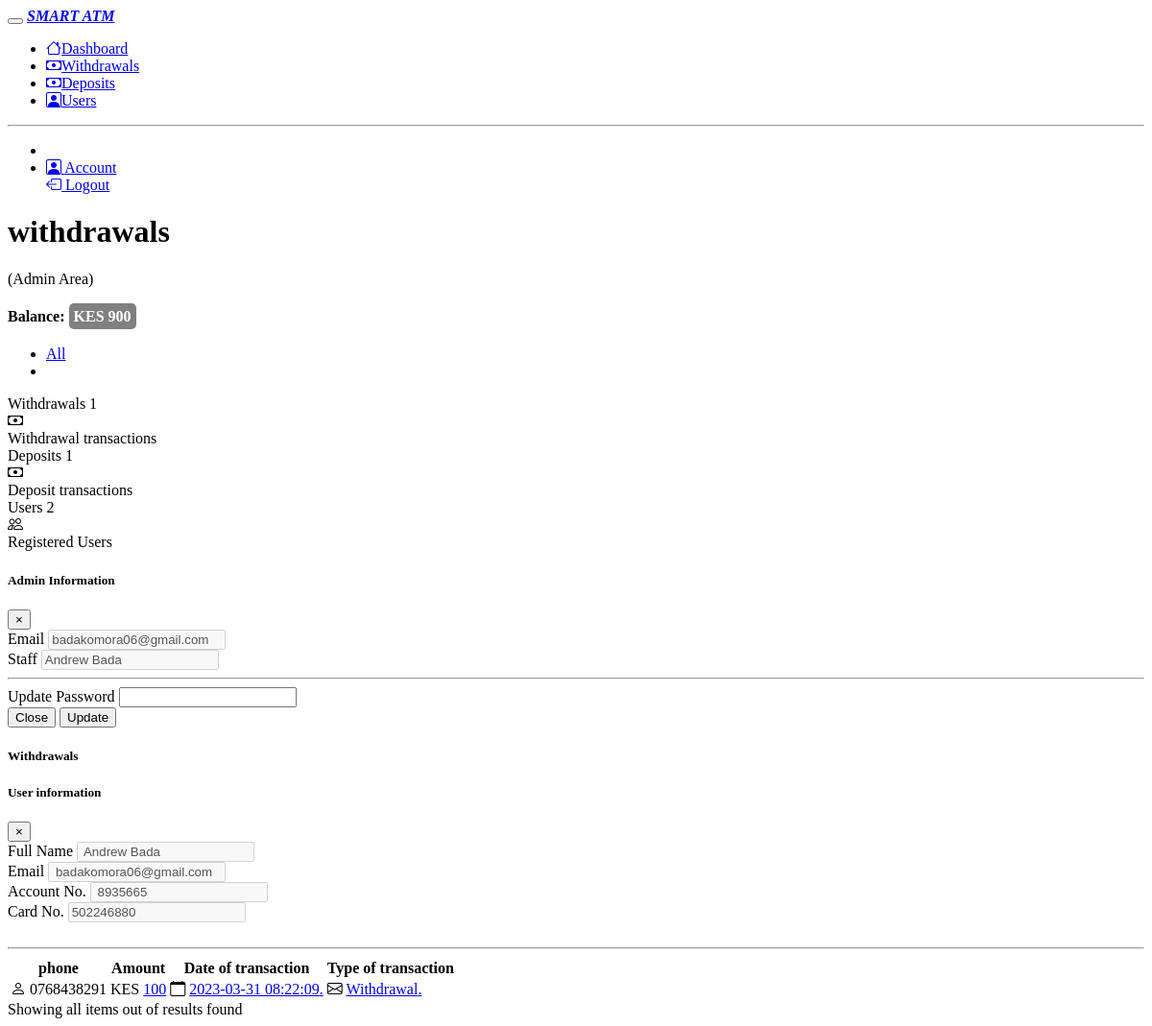
Page /admin/?p=withdrawals (signed in) on the committed database.
### tables this page shows
CREATE TABLE `bal` (
  `id` int(11) NOT NULL,
  `user_id` int(11) NOT NULL,
  `amount` int(11) NOT NULL
);

CREATE TABLE `withdrawals` (
  `id` int(11) NOT NULL,
  `user_id` int(11) NOT NULL,
  `amount` int(11) NOT NULL,
  `withdrawal_time` timestamp NOT NULL DEFAULT current_timestamp() ON UPDATE current_timestamp(),
  `transaction` varchar(50) NOT NULL
);

CREATE TABLE `users` (
  `id` int(11) NOT NULL,
  `fullname` varchar(255) NOT NULL,
  `email` varchar(255) NOT NULL,
  `phone` varchar(50) NOT NULL,
  `accountno` int(9) NOT NULL,
  `cardno` int(16) NOT NULL,
  `status` int(11) NOT NULL DEFAULT 1,
  `password` varchar(255) NOT NULL
);

### admin/index.php (the view, shortened to what the rows shown need)
<!DOCTYPE html>
<html lang="en">
<head>
    <link rel="stylesheet" href="../account/index.css">
</head>
<body>
    <div class="d-flex flex-column flex-lg-row h-lg-full bg-surface-secondary">
        <div class="h-screen flex-grow-1 overflow-y-lg-auto">
            <header class="bg-surface-primary border-bottom pt-6">
                <div class="container-fluid">
                    <div class="mb-npx">
                        <div class="row align-items-center">
                            <div class="col-sm-6 col-12 mb-4 mb-sm-0 d-flex">
                                <?php if (isset($_GET['p'])) {
                                    if ($_GET['p'] == 'withdrawals') { ?>
                                        <h1 class="h2 mb-0 ls-tight m-2">withdrawals</h1>
                                    <?php } elseif ($_GET['p'] == 'Deposits') { ?>
                                        <h1 class="h2 mb-0 ls-tight m-2">Deposits</h1>
                                    <?php  } elseif ($_GET['p'] == 'Dashboard') { ?>
                                        <h1 class="h2 mb-0 ls-tight m-2">Dashboard</h1>
                                    <?php  } elseif ($_GET['p'] == 'Users') { ?>
                                        <h1 class="h2 mb-0 ls-tight m-2">Users</h1>
                                    <?php }
                                } else { ?>
                                    <h1 class="h2 mb-0 ls-tigh m-2t">Dashboard</h1>
                                <?php } ?>
                            </div>
                            <div class="col-sm-6 col-12 text-sm-end">
                                <div class="mx-n1">
                                <h4>Balance: <span style="background-color:grey;color:white;border-radius:5px;padding:5px;"> KES <?php
                                                                                                                                    include '../config.php';
                                                                                                                                    $query = mysqli_query($con, "SELECT * FROM bal");
                                                                                                                                    $row = mysqli_fetch_assoc($query);
                                                                                                                                    $balance = $row['amount'];
                                                                                                                                    echo $balance;
                                                                                                                                    ?></span></h4>
                                </div>
                            </div>
                        </div>
                    </div>
                </div>
            </header>
            <main class="py-6 bg-surface-secondary">
                <div class="container-fluid">
                    <div class="card shadow border-0 mb-7">
                        <div class="table-responsive">
                            <table class="table table-hover table-nowrap">
                                <thead class="thead-light">
                                    <?php if(isset($_GET['p']) and $_GET['p'] == 'Users') {?>
                                    <tr>
                                        <th scope="col">Full Name</th>
                                        <th scope="col">Email</th>
                                        <th scope="col">Phone No.</th>
                                        <th scope="col">Account No.</th>
                                        <th scope="col">Card No.</th>
                                        <th scope="col">Action</th>
                                    </tr>
                                    <?php }else{?>
                                    <tr>
                                        <th scope="col">phone</th>
                                        <th scope="col">Amount</th>
                                        <th scope="col">Date of transaction</th>
                                        <th scope="col">Type of transaction</th>
                                    </tr>
                                    <?php }?>
                                </thead>
                                <tbody>
                                    <?php if (isset($_GET['p']) and $_GET['p'] == 'Dashboard') {
                                        include '../config.php';
                                        $bookings = mysqli_query($con, "SELECT users.id, users.fullname, users.email, users.accountno, users.cardno, users.phone, withdrawals.user_id, withdrawals.amount, withdrawals.withdrawal_time as time, withdrawals.transaction
                                            FROM users
                                            INNER JOIN withdrawals ON withdrawals.user_id = users.id
                                            UNION ALL
                                            SELECT users.id, users.fullname, users.email, users.accountno, users.cardno, users.phone, deposits.user_id, deposits.amount, deposits.deposit_time as time, deposits.transaction
                                            FROM deposits
                                            INNER JOIN users ON deposits.user_id = users.id
                                            ");
                                        while ($bookingsrows = mysqli_fetch_array($bookings)) {
                                    ?>
                                            <tr>
                                                <td>
                                                    <i class="bi bi-person"></i>
                                                    <a class="text-heading font-semibold" type="button" data-toggle="modal" data-target="#user">
                                                        <?php echo $bookingsrows['phone']; ?>
                                                    </a>
                                                </td>
                                                <td>
                                                    KES
                                                    <a class="text-heading font-semibold" href="#">
                                                        <?php echo $bookingsrows['amount']; ?>
                                                    </a>
                                                </td>
                                                <td>
                                                    <i class="bi bi-calendar"></i>
                                                    <a class="text-heading font-semibold" href="#">
                                                        <?php echo $bookingsrows['time']; ?>.
                                                    </a>
                                                </td>
                                                <td>
                                                    <i class="bi bi-envelope"></i>
                                                    <a class="text-heading font-semibold" href="#">
                                                        <?php echo $bookingsrows['transaction']; ?>.
                                                    </a>
                                                </td>
                                            </tr>
<div class="modal fade" id="user" tabindex="-1" role="dialog" aria-labelledby="exampleModalLabel" aria-hidden="true">
                    <div class="modal-dialog" role="document">
                        <div class="modal-content">
                        <div class="modal-header">
                            <h5 class="modal-title" id="exampleModalLabel">User information</h5>
                            <button type="button" class="close" data-dismiss="modal" aria-label="Close">
                            <span aria-hidden="true">&times;</span>
                            </button>
                        </div>
                        <form action="" method="post">
                        <div class="modal-body">
                        <div class="form-group">
                                <label for="" class="">Full Name</label>
                                <input type="text" disabled value=" <?php echo $bookingsrows['fullname']; ?>" class="form-control" maxlength="100"/>
                            </div>
                            <div class="form-group">
                                <label for="" class="">Email</label>
                                <input type="text" disabled value=" <?php echo $bookingsrows['email']; ?>" class="form-control" maxlength="100"/>
                            </div>
                            <div class="form-group">
                                <label for="" class="">Account No.</label>
                                <input type="text" disabled value=" <?php echo $bookingsrows['accountno']; ?>" class="form-control" maxlength="100"/>
                            </div>
                            <div class="form-group">
                                <label for="" class="">Card No.</label>
                                <input type="text" disabled value="<?php echo $bookingsrows['cardno']; ?>" class="form-control" maxlength="100"/>
                            </div>
                            <br>
                            <hr>
                        </div>
                            <div class="modal-footer">
                           </div>
                        </form>
                        </div>
                    </div>
                    </div>
                                        <?php }
                                    } elseif (isset($_GET['p']) and $_GET['p'] == 'withdrawals') {
                                        include '../config.php';
                                        $bookings = mysqli_query($con, "SELECT users.id, users.fullname, users.email, users.accountno, users.cardno,  users.phone, withdrawals.user_id, withdrawals.amount, withdrawals.withdrawal_time as time, withdrawals.transaction
                                        FROM users
                                        INNER JOIN withdrawals ON withdrawals.user_id = users.id
                                        ORDER BY id DESC");
                                        while ($bookingsrows = mysqli_fetch_array($bookings)) {
                                        ?>
                                            <tr>
                                                <td>
                                                    <i class="bi bi-person"></i>
                                                    <a class="text-heading font-semibold" type="button" data-toggle="modal" data-target="#user">
                                                        <?php echo $bookingsrows['phone']; ?>
                                                    </a>
                                                </td>
                                                <td>
                                                    KES
                                                    <a class="text-heading font-semibold" href="#">
                                                        <?php echo $bookingsrows['amount']; ?>
                                                    </a>
                                                </td>
                                                <td>
                                                    <i class="bi bi-calendar"></i>
                                                    <a class="text-heading font-semibold" href="#">
                                                        <?php echo $bookingsrows['time']; ?>.
                                                    </a>
                                                </td>
                                                <td>
                                                    <i class="bi bi-envelope"></i>
                                                    <a class="text-heading font-semibold" href="#">
                                                        <?php echo $bookingsrows['transaction']; ?>.
                                                    </a>
                                                </td>
                                            </tr>
<div class="modal fade" id="user" tabindex="-1" role="dialog" aria-labelledby="exampleModalLabel" aria-hidden="true">
                    <div class="modal-dialog" role="document">
                        <div class="modal-content">
                        <div class="modal-header">
                            <h5 class="modal-title" id="exampleModalLabel">User information</h5>
                            <button type="button" class="close" data-dismiss="modal" aria-label="Close">
                            <span aria-hidden="true">&times;</span>
                            </button>
                        </div>
                        <form action="" method="post">
                        <div class="modal-body">
                        <div class="form-group">
                                <label for="" class="">Full Name</label>
                                <input type="text" disabled value=" <?php echo $bookingsrows['fullname']; ?>" class="form-control" maxlength="100"/>
                            </div>
                            <div class="form-group">
                                <label for="" class="">Email</label>
                                <input type="text" disabled value=" <?php echo $bookingsrows['email']; ?>" class="form-control" maxlength="100"/>
                            </div>
                            <div class="form-group">
                                <label for="" class="">Account No.</label>
                                <input type="text" disabled value=" <?php echo $bookingsrows['accountno']; ?>" class="form-control" maxlength="100"/>
                            </div>
                            <div class="form-group">
                                <label for="" class="">Card No.</label>
                                <input type="text" disabled value="<?php echo $bookingsrows['cardno']; ?>" class="form-control" maxlength="100"/>
                            </div>
                            <br>
                            <hr>
                        </div>
                        </form>
                        </div>
                    </div>
                    </div>
                                        <?php  }
                                    } ?>
                                </tbody>
                            </table>
                        </div>
                    </div>
                </div>
            </main>
        </div>
    </div>
</body>
</html>

### rows in the picture
bal: amount "900"
withdrawals: user.phone "0768438291", amount "100", withdrawal_time "2023-03-31 08:22:09", transaction "Withdrawal", user.fullname "Andrew Bada", user.email "badakomora06@gmail.com", user.accountno "8935665", user.cardno "502246880"

### other values in the picture
$bookingsrows['count'] "1"
$bookingsrows['count'] "2"
